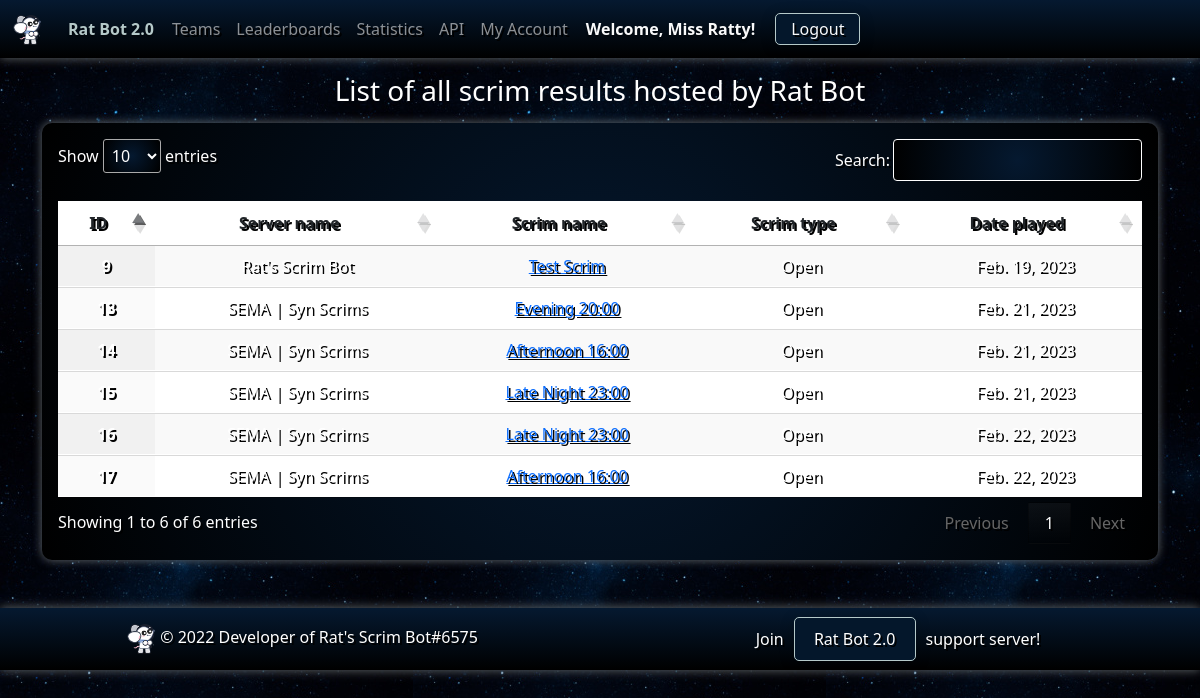
Page /leaderboards (signed in) on the committed database.
### ratbotapp/models.py (models this page shows, shortened)
class Result(models.Model):
    id = models.AutoField(primary_key=True)
    generated_by = models.CharField(default="", max_length=100)  # id of person who used %sheet results last
    server = models.ForeignKey(Server, on_delete=models.RESTRICT, default=None)
    scrim_name = models.CharField(default="", max_length=100)
    class ScrimType(models.TextChoices):
        PRO = 'pro', 'Pro'
        OPEN = 'open', 'Open'
        TOUR = 'tour', 'Tournament'
    scrim_type = models.CharField(
        max_length=4,
        choices=ScrimType.choices,
        default=ScrimType.OPEN,
    )
    date_played = models.DateField()
    time_played = models.TimeField()
    created_at = models.DateTimeField(auto_now_add=True)
    updated_at = models.DateTimeField(auto_now=True)
    def get_scrim_type(self) -> ScrimType:
        return self.ScrimType(self.scrim_type)

class Server(models.Model):
    id = models.AutoField(primary_key=True)
    guild_id = models.IntegerField(unique=True)
    guild_name = models.CharField(default="", max_length=100)
    membership = models.ForeignKey(Membership, on_delete=models.RESTRICT, null=True)
    membership_start_date = models.DateTimeField(null=True, blank=True)
    membership_end_date = models.DateTimeField(null=True, blank=True)
    profile_image = models.ImageField(upload_to='server_images/', null=True, blank=True)
    created_at = models.DateTimeField(auto_now_add=True)
    updated_at = models.DateTimeField(auto_now=True)

### ratbotapp/views.py (the view)
# urls.py: path('leaderboards', views.leaderboards_page, name='leaderboards'),
@csrf_exempt
@login_required(login_url="/accounts/discord/login")
def leaderboards_page(request):
    print("======== STARTED leaderboards_page() =======")
    print(str(BASE_DIR) + "/api/oauth2/login/redirect")
    results = Result.objects.all()
    return render(request, 'ratbot/leaderboards.html', {
        'results': results
    })

### ratbotapp/templates/ratbot/leaderboards.html (shortened to what this page needs)
{% extends 'ratbot/base/base.html' %}
{% load static %}
{% block body %}
<div class="container">
    <div class="row mt-3 mb-2">
        <h3 class="text-center">List of all scrim results hosted by Rat Bot</h3>
    </div>
    <div class="gradient-2 p-3">
    <table id="results" class="table table-striped display" width="100%">
        <thead  class="gradient" style="color:white;">
        <tr>
            <th scope="col" class="dt-center">ID</th>
            <th scope="col" class="dt-center">Server name</th>
            <th scope="col" class="dt-center">Scrim name</th>
            <th scope="col" class="dt-center">Scrim type</th>
            <th scope="col" class="dt-center">Date played</th>
        </tr>
        </thead>
        <tbody>
        {% for result in results %}
        <tr>
            <th scope="row" class="dt-center" style="color:white;">{{ result.pk }}</th>
            <td class="dt-center" style="color:white;">{{ result.server.guild_name }}</td>
            <td class="dt-center" style="color:white;"><a href="{% url 'results_detail' result.pk %}">{{ result.scrim_name }}</a></td>
            <td class="dt-center" style="color:white;">{{ result.get_scrim_type.label }}</td>
            <td class="dt-center" style="color:white;">{{ result.date_played }}</td>
        </tr>
        {% endfor %}
        </tbody>
    </table>
        </div>
</div>
{% endblock %}

### ratbotapp/templates/ratbot/base/base.html (shortened to what this page needs)
{% load static %}
<!doctype html>
<html lang="en">
<head>
    <link rel="stylesheet" href="{% static 'ratbot/styles/base.css' %}">
    <link href="https://cdn.jsdelivr.net/npm/bootstrap@5.3.0-alpha1/dist/css/bootstrap.min.css" rel="stylesheet"
>
    <link rel="stylesheet" type="text/css" href="https://cdn.datatables.net/1.13.2/css/jquery.dataTables.css">
    <link rel="stylesheet" href="https://cdnjs.cloudflare.com/ajax/libs/font-awesome/6.3.0/css/all.min.css"
/>
</head>
<body>
<nav class="navbar navbar-expand-lg navbar-dark bg-dark space-gradient sticky-top">
    <div class="container-fluid text-center">
        <a class="navbar-brand" href="/">
            <img src="{% static 'ratbot/images/logo.png' %}" alt="Rat Bot" height="30">
        </a>
        <a href="/" class="welcome">
            <span> Rat Bot 2.0</span>
        </a>
        <div class="collapse navbar-collapse" id="navbarNavDropdown">
            <ul class="navbar-nav">
                <li class="nav-item">
                    <a class="nav-link" href="{% url 'teams' %}">Teams</a>
                </li>
                <li class="nav-item">
                    <a class="nav-link" href="{% url 'leaderboards' %}">Leaderboards</a>
                </li>
                <li class="nav-item">
                    <a class="nav-link" href="{% url 'statistics' %}">Statistics</a>
                </li>
                {% if user.is_authenticated %}
                <li class="nav-item">
                    <a class="nav-link" href="{% url 'api-info' %}">API</a>
                </li>
                <li class="nav-item">
                    <a  class="nav-link" href="{% url 'my_account' %}">My Account</a>
                </li>
                {% endif %}
            </ul>
            {% if user.is_authenticated %}
            <span class="text-light welcome">Welcome, {{ user.username }}!</span>
            <span class="text-light"><a class="nav-link login" href="{% url 'logout' %}"> Logout</a></span>
            {% else %}
            <span class="text-light"><a class="nav-link login" href="{% url 'login' %}">Login</a></span>
            {% endif %}
        </div>
    </div>
</nav>
{% block body %}Base body block{% endblock %}
<div class="gradient-footer mt-5">
    <footer class="mt-3 py-3 px-3">
        <div class="row justify-content-center align-items-center">
            <div class="col-sm-12 col-md-6 mb-3 mb-md-0 text-center">
                <a href="/"><img src="{% static 'ratbot/images/logo.png' %}" alt="Rat Bot" height="30"></a> © 2022
                Developer of Rat's Scrim Bot#6575
            </div>
            <div class="col-sm-12 col-md-6 mt-3 mt-md-0 text-center">
                Join<a class="discord-invite" href="https://discord.gg/zT7RWQWQdr"> Rat Bot 2.0 </a>support server!
            </div>
        </div>
    </footer>
</div>
</body>
</html>

### ratbotapp/static/ratbot/styles/base.css (style rules this page uses)
body { color: #ffffff !important; background-color: #0c2340; background-image: url('space-background.jpg'); background-repeat: repeat; }
.gradient-footer { background-color: #000000; background-image: radial-gradient(circle, #000000 0%, #051930 100%); background-image: linear-gradient(to top, #000000 0%, #051930 100%); text-shadow: 2px 2px #000; box-shadow: 0 0 10px #656b6f; }
.gradient { background-color: #000000; background-image: radial-gradient(circle, #051930 0%, #000000 100%); background-image: linear-gradient(to top, #051930 0%, #000000 100%); text-shadow: 2px 2px #000; box-shadow: 0 0 10px #656b6f; border-radius: 10px; }
.gradient-2 { background-color: #000000; background-image: radial-gradient(circle, #051930 0%, #000000 100%); text-shadow: 2px 2px #000; box-shadow: 0 0 10px #656b6f; border-radius: 10px; }
.navbar { background-color: #000000; background-image: radial-gradient(circle, #051930 0%, #000000 100%); background-image: linear-gradient(to bottom, #051930 0%, #000000 100%); text-shadow: 2px 2px #000; box-shadow: 0 0 10px #656b6f; }
.navbar .nav-link.login { margin-left: 10px; margin-right: 10px; padding: 3px 15px; background-color: #04172b; border: 1px solid #b5c9c9; border-radius: 5px; box-shadow: 0px 3px 15px rgba(0, 0, 0, 0.2); }
.welcome { margin-left: 10px; margin-right: 10px; font-weight: bold; color: #b5c9c9; text-shadow: 0px 2px 2px rgba(0, 0, 0, 0.5); text-decoration: none; }
.discord-invite { color: white; margin-left: 10px; margin-right: 10px; padding: 10px 15px; background-color: #04172b; border: 1px solid #b5c9c9; border-radius: 5px; box-shadow: 0px 3px 15px rgba(0, 0, 0, 0.2); text-decoration: none; }

### rows in the picture
Result: pk "9", server.guild_name "Rat's Scrim Bot", scrim_name "Test Scrim", get_scrim_type.label "Open", date_played "Feb. 19, 2023"
Result: pk "13", server.guild_name "SEMA | Syn Scrims", scrim_name "Evening 20:00", get_scrim_type.label "Open", date_played "Feb. 21, 2023"
Result: pk "14", server.guild_name "SEMA | Syn Scrims", scrim_name "Afternoon 16:00", get_scrim_type.label "Open", date_played "Feb. 21, 2023"
Result: pk "15", server.guild_name "SEMA | Syn Scrims", scrim_name "Late Night 23:00", get_scrim_type.label "Open", date_played "Feb. 21, 2023"
Result: pk "16", server.guild_name "SEMA | Syn Scrims", scrim_name "Late Night 23:00", get_scrim_type.label "Open", date_played "Feb. 22, 2023"
Result: pk "17", server.guild_name "SEMA | Syn Scrims", scrim_name "Afternoon 16:00", get_scrim_type.label "Open", date_played "Feb. 22, 2023"

### other values in the picture
{{ user.username }} "Miss Ratty"
